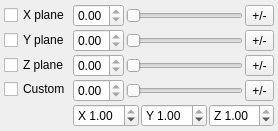
<?xml version="1.0" encoding="UTF-8"?>
<ui version="4.0">
 <class>Mayo::WidgetClipPlanes</class>
 <widget class="QWidget" name="Mayo::WidgetClipPlanes">
  <property name="geometry">
   <rect>
    <x>0</x>
    <y>0</y>
    <width>237</width>
    <height>120</height>
   </rect>
  </property>
  <property name="windowTitle">
   <string>Edit clip planes</string>
  </property>
  <layout class="QGridLayout" name="gridLayout_2">
   <property name="leftMargin">
    <number>4</number>
   </property>
   <property name="topMargin">
    <number>4</number>
   </property>
   <property name="rightMargin">
    <number>4</number>
   </property>
   <property name="bottomMargin">
    <number>4</number>
   </property>
   <property name="spacing">
    <number>2</number>
   </property>
   <item row="0" column="0">
    <widget class="QCheckBox" name="check_X">
     <property name="text">
      <string>X plane</string>
     </property>
    </widget>
   </item>
   <item row="0" column="1">
    <widget class="QWidget" name="widget_X" native="true">
     <layout class="QHBoxLayout" name="horizontalLayout">
      <property name="spacing">
       <number>2</number>
      </property>
      <property name="leftMargin">
       <number>0</number>
      </property>
      <property name="topMargin">
       <number>0</number>
      </property>
      <property name="rightMargin">
       <number>0</number>
      </property>
      <property name="bottomMargin">
       <number>0</number>
      </property>
      <item>
       <widget class="QDoubleSpinBox" name="spin_XPos">
        <property name="maximum">
         <double>0.000000000000000</double>
        </property>
       </widget>
      </item>
      <item>
       <widget class="QSlider" name="slider_XPos">
        <property name="maximum">
         <number>100</number>
        </property>
        <property name="orientation">
         <enum>Qt::Horizontal</enum>
        </property>
       </widget>
      </item>
      <item>
       <widget class="QToolButton" name="btn_XInv">
        <property name="toolTip">
         <string>Reverse plane</string>
        </property>
        <property name="text">
         <string>+/-</string>
        </property>
       </widget>
      </item>
     </layout>
    </widget>
   </item>
   <item row="1" column="0">
    <widget class="QCheckBox" name="check_Y">
     <property name="text">
      <string>Y plane</string>
     </property>
    </widget>
   </item>
   <item row="1" column="1">
    <widget class="QWidget" name="widget_Y" native="true">
     <layout class="QHBoxLayout" name="horizontalLayout_2">
      <property name="spacing">
       <number>2</number>
      </property>
      <property name="leftMargin">
       <number>0</number>
      </property>
      <property name="topMargin">
       <number>0</number>
      </property>
      <property name="rightMargin">
       <number>0</number>
      </property>
      <property name="bottomMargin">
       <number>0</number>
      </property>
      <item>
       <widget class="QDoubleSpinBox" name="spin_YPos">
        <property name="maximum">
         <double>0.000000000000000</double>
        </property>
       </widget>
      </item>
      <item>
       <widget class="QSlider" name="slider_YPos">
        <property name="maximum">
         <number>100</number>
        </property>
        <property name="orientation">
         <enum>Qt::Horizontal</enum>
        </property>
       </widget>
      </item>
      <item>
       <widget class="QToolButton" name="btn_YInv">
        <property name="toolTip">
         <string>Reverse plane</string>
        </property>
        <property name="text">
         <string>+/-</string>
        </property>
       </widget>
      </item>
     </layout>
    </widget>
   </item>
   <item row="2" column="0">
    <widget class="QCheckBox" name="check_Z">
     <property name="text">
      <string>Z plane</string>
     </property>
    </widget>
   </item>
   <item row="2" column="1">
    <widget class="QWidget" name="widget_Z" native="true">
     <layout class="QHBoxLayout" name="horizontalLayout_3">
      <property name="spacing">
       <number>2</number>
      </property>
      <property name="leftMargin">
       <number>0</number>
      </property>
      <property name="topMargin">
       <number>0</number>
      </property>
      <property name="rightMargin">
       <number>0</number>
      </property>
      <property name="bottomMargin">
       <number>0</number>
      </property>
      <item>
       <widget class="QDoubleSpinBox" name="spin_ZPos">
        <property name="maximum">
         <double>0.000000000000000</double>
        </property>
       </widget>
      </item>
      <item>
       <widget class="QSlider" name="slider_ZPos">
        <property name="maximum">
         <number>100</number>
        </property>
        <property name="orientation">
         <enum>Qt::Horizontal</enum>
        </property>
       </widget>
      </item>
      <item>
       <widget class="QToolButton" name="btn_ZInv">
        <property name="toolTip">
         <string>Reverse plane</string>
        </property>
        <property name="text">
         <string>+/-</string>
        </property>
       </widget>
      </item>
     </layout>
    </widget>
   </item>
   <item row="3" column="0">
    <widget class="QCheckBox" name="check_Custom">
     <property name="text">
      <string>Custom</string>
     </property>
    </widget>
   </item>
   <item row="3" column="1" rowspan="2">
    <widget class="QWidget" name="widget_Custom" native="true">
     <layout class="QGridLayout" name="gridLayout">
      <property name="leftMargin">
       <number>0</number>
      </property>
      <property name="topMargin">
       <number>0</number>
      </property>
      <property name="rightMargin">
       <number>0</number>
      </property>
      <property name="bottomMargin">
       <number>0</number>
      </property>
      <property name="spacing">
       <number>2</number>
      </property>
      <item row="0" column="2">
       <widget class="QToolButton" name="btn_CustomInv">
        <property name="toolTip">
         <string>Reverse plane</string>
        </property>
        <property name="text">
         <string>+/-</string>
        </property>
       </widget>
      </item>
      <item row="0" column="0">
       <widget class="QDoubleSpinBox" name="spin_CustomPos">
        <property name="maximum">
         <double>0.000000000000000</double>
        </property>
       </widget>
      </item>
      <item row="0" column="1">
       <widget class="QSlider" name="slider_CustomPos">
        <property name="maximum">
         <number>100</number>
        </property>
        <property name="orientation">
         <enum>Qt::Horizontal</enum>
        </property>
       </widget>
      </item>
      <item row="1" column="0" colspan="3">
       <widget class="QWidget" name="widget_CustomDir" native="true">
        <layout class="QHBoxLayout" name="horizontalLayout_5">
         <property name="spacing">
          <number>2</number>
         </property>
         <property name="leftMargin">
          <number>0</number>
         </property>
         <property name="topMargin">
          <number>0</number>
         </property>
         <property name="rightMargin">
          <number>0</number>
         </property>
         <property name="bottomMargin">
          <number>0</number>
         </property>
         <item>
          <widget class="QDoubleSpinBox" name="spin_CustomDirX">
           <property name="prefix">
            <string>X </string>
           </property>
           <property name="minimum">
            <double>-1.000000000000000</double>
           </property>
           <property name="maximum">
            <double>1.000000000000000</double>
           </property>
           <property name="singleStep">
            <double>0.050000000000000</double>
           </property>
           <property name="value">
            <double>1.000000000000000</double>
           </property>
          </widget>
         </item>
         <item>
          <widget class="QDoubleSpinBox" name="spin_CustomDirY">
           <property name="prefix">
            <string>Y </string>
           </property>
           <property name="minimum">
            <double>-1.000000000000000</double>
           </property>
           <property name="maximum">
            <double>1.000000000000000</double>
           </property>
           <property name="singleStep">
            <double>0.050000000000000</double>
           </property>
           <property name="value">
            <double>1.000000000000000</double>
           </property>
          </widget>
         </item>
         <item>
          <widget class="QDoubleSpinBox" name="spin_CustomDirZ">
           <property name="prefix">
            <string>Z </string>
           </property>
           <property name="minimum">
            <double>-1.000000000000000</double>
           </property>
           <property name="maximum">
            <double>1.000000000000000</double>
           </property>
           <property name="singleStep">
            <double>0.050000000000000</double>
           </property>
           <property name="value">
            <double>1.000000000000000</double>
           </property>
          </widget>
         </item>
        </layout>
       </widget>
      </item>
     </layout>
    </widget>
   </item>
  </layout>
 </widget>
 <resources/>
 <connections/>
</ui>
